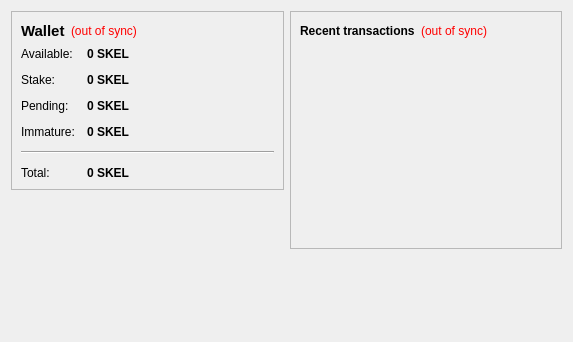
<?xml version="1.0" encoding="UTF-8"?>
<ui version="4.0">
 <class>OverviewPage</class>
 <widget class="QWidget" name="OverviewPage">
  <property name="geometry">
   <rect>
    <x>0</x>
    <y>0</y>
    <width>573</width>
    <height>342</height>
   </rect>
  </property>
  <property name="windowTitle">
   <string>Form</string>
  </property>
  <layout class="QHBoxLayout" name="horizontalLayout" stretch="1,1">
   <item>
    <layout class="QVBoxLayout" name="verticalLayout_2">
     <item>
      <widget class="QFrame" name="frame">
       <property name="frameShape">
        <enum>QFrame::StyledPanel</enum>
       </property>
       <property name="frameShadow">
        <enum>QFrame::Raised</enum>
       </property>
       <layout class="QVBoxLayout" name="verticalLayout_4">
        <item>
         <layout class="QHBoxLayout" name="horizontalLayout_4">
          <item>
           <widget class="QLabel" name="label_5">
            <property name="font">
             <font>
              <pointsize>11</pointsize>
              <weight>75</weight>
              <bold>true</bold>
             </font>
            </property>
            <property name="text">
             <string>Wallet</string>
            </property>
           </widget>
          </item>
          <item>
           <widget class="QLabel" name="labelWalletStatus">
            <property name="toolTip">
             <string>The displayed information may be out of date. Your wallet automatically synchronizes with the SkeletonCoin network after a connection is established, but this process has not completed yet.</string>
            </property>
            <property name="styleSheet">
             <string notr="true">QLabel { color: red; }</string>
            </property>
            <property name="text">
             <string notr="true">(out of sync)</string>
            </property>
            <property name="alignment">
             <set>Qt::AlignLeading|Qt::AlignLeft|Qt::AlignVCenter</set>
            </property>
           </widget>
          </item>
          <item>
           <spacer name="horizontalSpacer_2">
            <property name="orientation">
             <enum>Qt::Horizontal</enum>
            </property>
            <property name="sizeHint" stdset="0">
             <size>
              <width>40</width>
              <height>20</height>
             </size>
            </property>
           </spacer>
          </item>
         </layout>
        </item>
        <item>
         <layout class="QFormLayout" name="formLayout_2">
          <property name="fieldGrowthPolicy">
           <enum>QFormLayout::AllNonFixedFieldsGrow</enum>
          </property>
          <property name="horizontalSpacing">
           <number>12</number>
          </property>
          <property name="verticalSpacing">
           <number>12</number>
          </property>
          <item row="0" column="0">
           <widget class="QLabel" name="label">
            <property name="text">
             <string>Available:</string>
            </property>
           </widget>
          </item>
          <item row="0" column="1">
           <widget class="QLabel" name="labelBalance">
            <property name="font">
             <font>
              <weight>75</weight>
              <bold>true</bold>
             </font>
            </property>
            <property name="cursor">
             <cursorShape>IBeamCursor</cursorShape>
            </property>
            <property name="toolTip">
             <string>Your current spendable balance</string>
            </property>
            <property name="text">
             <string notr="true">0 SKEL</string>
            </property>
            <property name="textInteractionFlags">
             <set>Qt::LinksAccessibleByMouse|Qt::TextSelectableByKeyboard|Qt::TextSelectableByMouse</set>
            </property>
           </widget>
          </item>
          <item row="1" column="0">
           <widget class="QLabel" name="label_6">
            <property name="text">
             <string>Stake:</string>
            </property>
           </widget>
          </item>
          <item row="1" column="1">
           <widget class="QLabel" name="labelStake">
            <property name="font">
             <font>
              <weight>75</weight>
              <bold>true</bold>
             </font>
            </property>
            <property name="cursor">
             <cursorShape>IBeamCursor</cursorShape>
            </property>
            <property name="toolTip">
             <string>Total of coins that was staked, and do not yet count toward the current balance</string>
            </property>
            <property name="text">
             <string notr="true">0 SKEL</string>
            </property>
            <property name="textInteractionFlags">
             <set>Qt::LinksAccessibleByMouse|Qt::TextSelectableByKeyboard|Qt::TextSelectableByMouse</set>
            </property>
           </widget>
          </item>
          <item row="2" column="0">
           <widget class="QLabel" name="label_3">
            <property name="text">
             <string>Pending:</string>
            </property>
           </widget>
          </item>
          <item row="2" column="1">
           <widget class="QLabel" name="labelUnconfirmed">
            <property name="font">
             <font>
              <weight>75</weight>
              <bold>true</bold>
             </font>
            </property>
            <property name="cursor">
             <cursorShape>IBeamCursor</cursorShape>
            </property>
            <property name="toolTip">
             <string>Total of transactions that have yet to be confirmed, and do not yet count toward the current balance</string>
            </property>
            <property name="text">
             <string notr="true">0 SKEL</string>
            </property>
            <property name="textInteractionFlags">
             <set>Qt::LinksAccessibleByMouse|Qt::TextSelectableByKeyboard|Qt::TextSelectableByMouse</set>
            </property>
           </widget>
          </item>
          <item row="3" column="0">
           <widget class="QLabel" name="labelImmatureText">
            <property name="text">
             <string>Immature:</string>
            </property>
           </widget>
          </item>
          <item row="3" column="1">
           <widget class="QLabel" name="labelImmature">
            <property name="font">
             <font>
              <weight>75</weight>
              <bold>true</bold>
             </font>
            </property>
            <property name="toolTip">
             <string>Mined balance that has not yet matured</string>
            </property>
            <property name="text">
             <string notr="true">0 SKEL</string>
            </property>
            <property name="textInteractionFlags">
             <set>Qt::LinksAccessibleByMouse|Qt::TextSelectableByKeyboard|Qt::TextSelectableByMouse</set>
            </property>
           </widget>
          </item>
          <item row="4" column="0" colspan="2">
           <widget class="Line" name="line">
            <property name="orientation">
             <enum>Qt::Horizontal</enum>
            </property>
           </widget>
          </item>
          <item row="5" column="0">
           <widget class="QLabel" name="labelTotalText">
            <property name="text">
             <string>Total:</string>
            </property>
           </widget>
          </item>
          <item row="5" column="1">
           <widget class="QLabel" name="labelTotal">
            <property name="font">
             <font>
              <weight>75</weight>
              <bold>true</bold>
             </font>
            </property>
            <property name="cursor">
             <cursorShape>IBeamCursor</cursorShape>
            </property>
            <property name="toolTip">
             <string>Your current total balance</string>
            </property>
            <property name="text">
             <string notr="true">0 SKEL</string>
            </property>
            <property name="textInteractionFlags">
             <set>Qt::LinksAccessibleByMouse|Qt::TextSelectableByKeyboard|Qt::TextSelectableByMouse</set>
            </property>
           </widget>
          </item>
         </layout>
        </item>
       </layout>
      </widget>
     </item>
     <item>
      <spacer name="verticalSpacer">
       <property name="orientation">
        <enum>Qt::Vertical</enum>
       </property>
       <property name="sizeHint" stdset="0">
        <size>
         <width>20</width>
         <height>40</height>
        </size>
       </property>
      </spacer>
     </item>
    </layout>
   </item>
   <item>
    <layout class="QVBoxLayout" name="verticalLayout_3">
     <item>
      <widget class="QFrame" name="frame_2">
       <property name="frameShape">
        <enum>QFrame::StyledPanel</enum>
       </property>
       <property name="frameShadow">
        <enum>QFrame::Raised</enum>
       </property>
       <layout class="QVBoxLayout" name="verticalLayout">
        <item>
         <layout class="QHBoxLayout" name="horizontalLayout_2">
          <item>
           <widget class="QLabel" name="label_4">
            <property name="text">
             <string>&lt;b&gt;Recent transactions&lt;/b&gt;</string>
            </property>
           </widget>
          </item>
          <item>
           <widget class="QLabel" name="labelTransactionsStatus">
            <property name="toolTip">
             <string>The displayed information may be out of date. Your wallet automatically synchronizes with the SkeletonCoin network after a connection is established, but this process has not completed yet.</string>
            </property>
            <property name="styleSheet">
             <string notr="true">QLabel { color: red; }</string>
            </property>
            <property name="text">
             <string notr="true">(out of sync)</string>
            </property>
            <property name="alignment">
             <set>Qt::AlignRight|Qt::AlignTrailing|Qt::AlignVCenter</set>
            </property>
           </widget>
          </item>
          <item>
           <spacer name="horizontalSpacer">
            <property name="orientation">
             <enum>Qt::Horizontal</enum>
            </property>
            <property name="sizeHint" stdset="0">
             <size>
              <width>40</width>
              <height>20</height>
             </size>
            </property>
           </spacer>
          </item>
         </layout>
        </item>
        <item>
         <widget class="QListView" name="listTransactions">
          <property name="styleSheet">
           <string notr="true">QListView { background: transparent; }</string>
          </property>
          <property name="frameShape">
           <enum>QFrame::NoFrame</enum>
          </property>
          <property name="verticalScrollBarPolicy">
           <enum>Qt::ScrollBarAlwaysOff</enum>
          </property>
          <property name="horizontalScrollBarPolicy">
           <enum>Qt::ScrollBarAlwaysOff</enum>
          </property>
          <property name="selectionMode">
           <enum>QAbstractItemView::NoSelection</enum>
          </property>
         </widget>
        </item>
       </layout>
      </widget>
     </item>
     <item>
      <spacer name="verticalSpacer_2">
       <property name="orientation">
        <enum>Qt::Vertical</enum>
       </property>
       <property name="sizeHint" stdset="0">
        <size>
         <width>20</width>
         <height>40</height>
        </size>
       </property>
      </spacer>
     </item>
    </layout>
   </item>
  </layout>
 </widget>
 <resources/>
 <connections/>
</ui>
